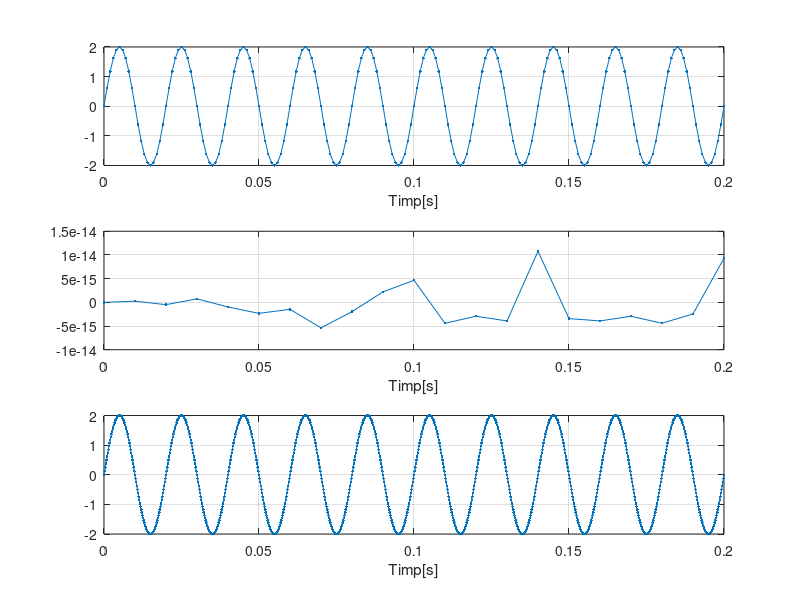
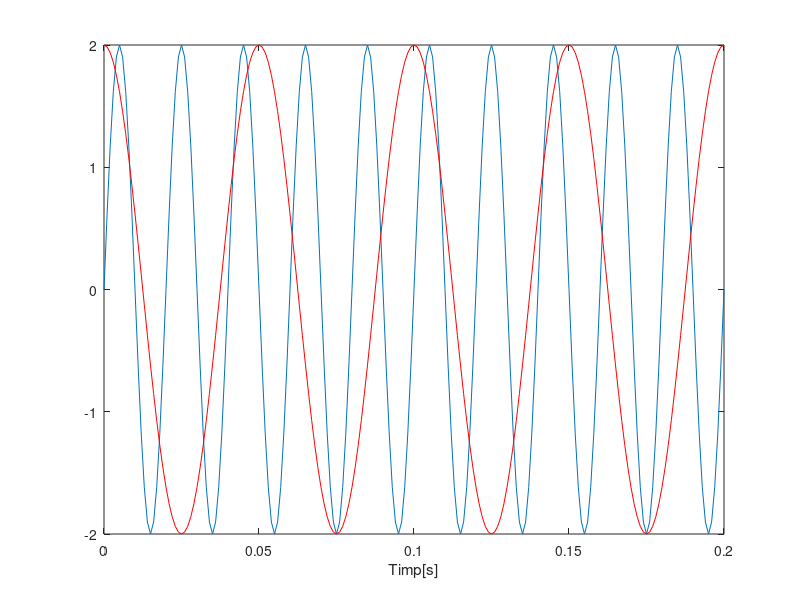

The MATLAB script that drew these images, in order:
clear all 
close all

F=50;
t1=0:0.001:0.2;
s1=2*sin(2*pi*F*t1);
subplot(3,1,1)
plot(t1,s1,'.-'), xlabel('Timp[s]'),grid

t2=0:0.01:0.2;
s2=2*sin(2*pi*F*t2);
subplot(3,1,2)
plot(t2,s2,'.-'), xlabel('Timp[s]'),grid

t3=0:0.0002:0.2;
s3=2*sin(2*pi*F*t3);
subplot(3,1,3)
plot(t3,s3,'.-'), xlabel('Timp[s]'),grid


% a) Ce se intampla la modificarea pasului de variatie al var. t
%    Cu cat pasul este mai mare, cu atat semnalul afisat este mai distorsionat
%    deoarece nu apar suficiente puncte pentru a creea grafiul
%    cu cat pasul se micsoreaza semnalul devine mai clar

figure
F2= 20;
s4=2*cos(2*pi*F2*t1);
plot(t1,s1), xlabel('Timp[s]'),grid 
hold on
plot(t1,s4, 'r'), xlabel('Timp[s]'),grid